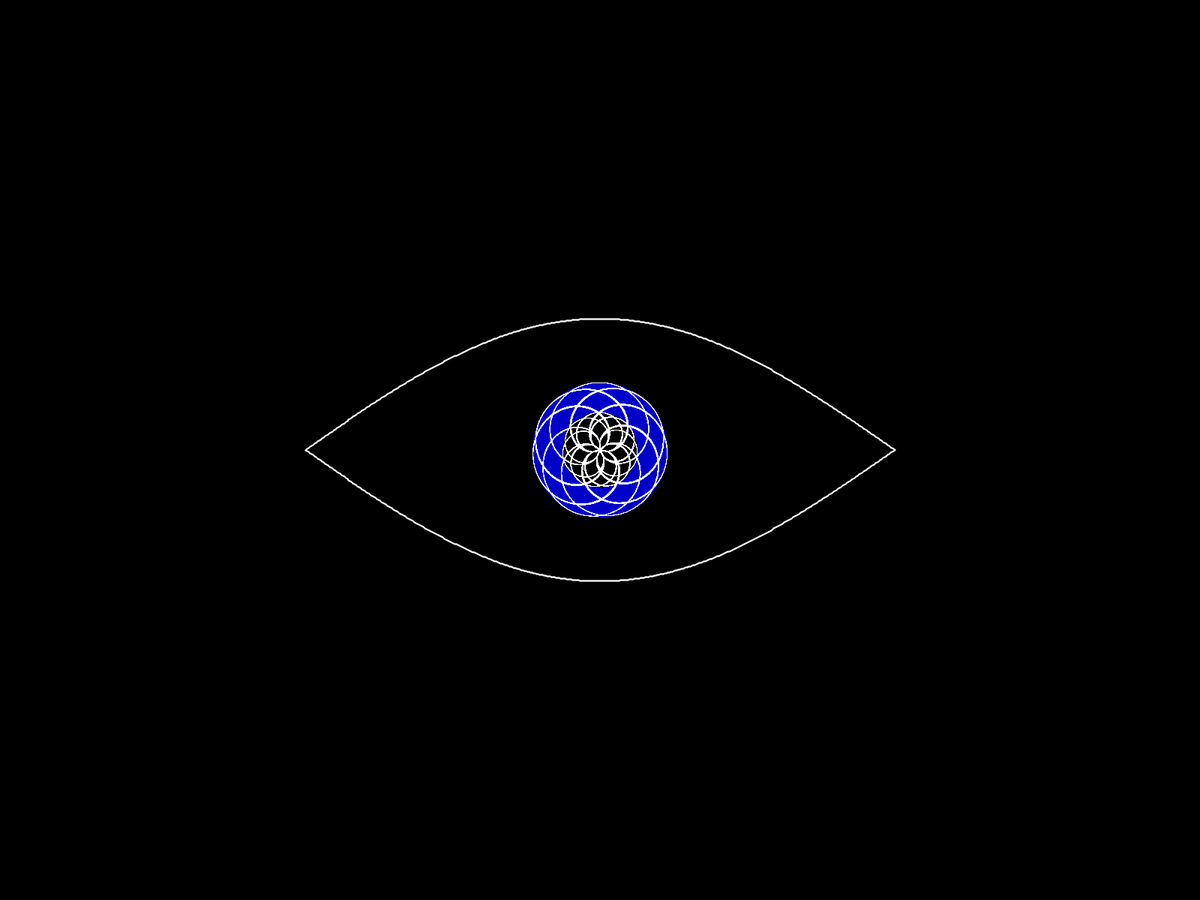
Frame 1 (no input)
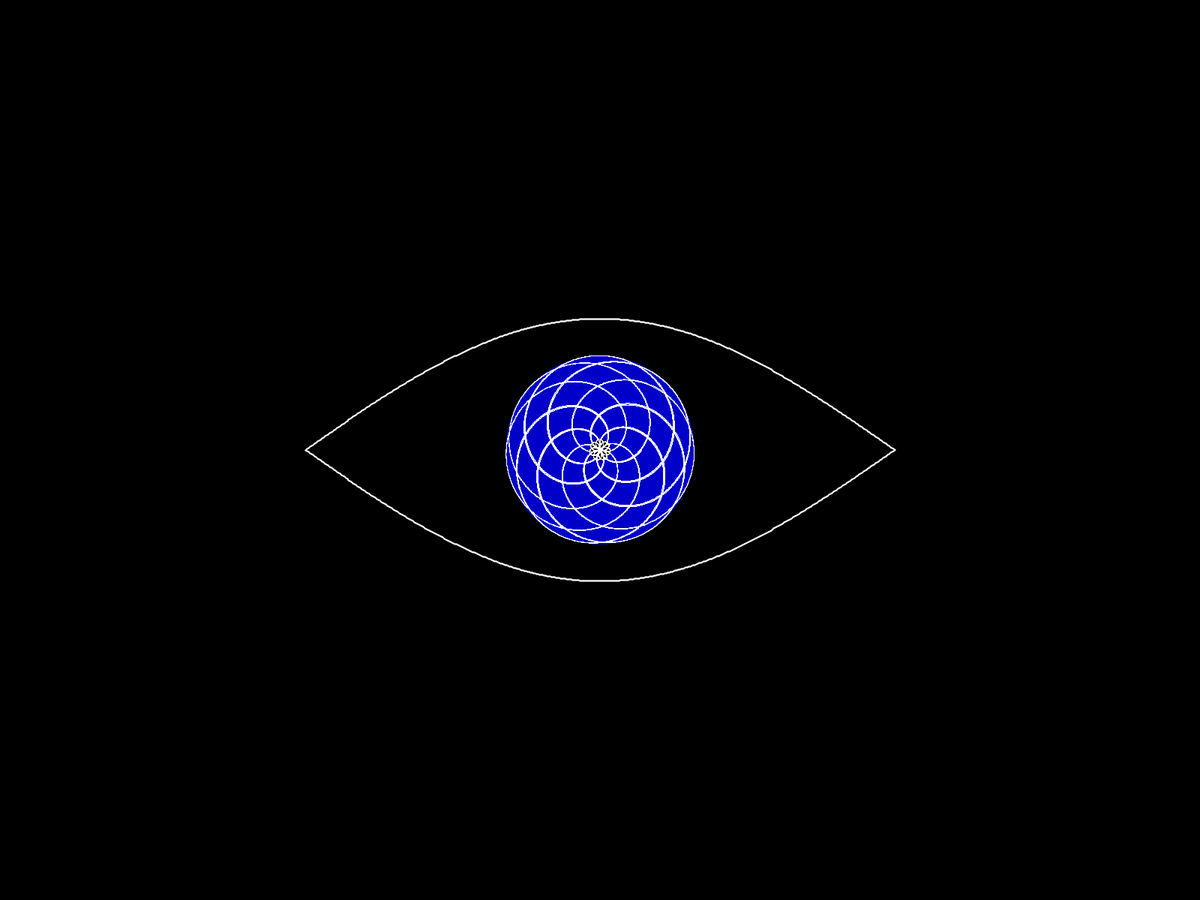
Frame 60 (the mouse pressed at the canvas centre just before this capture)
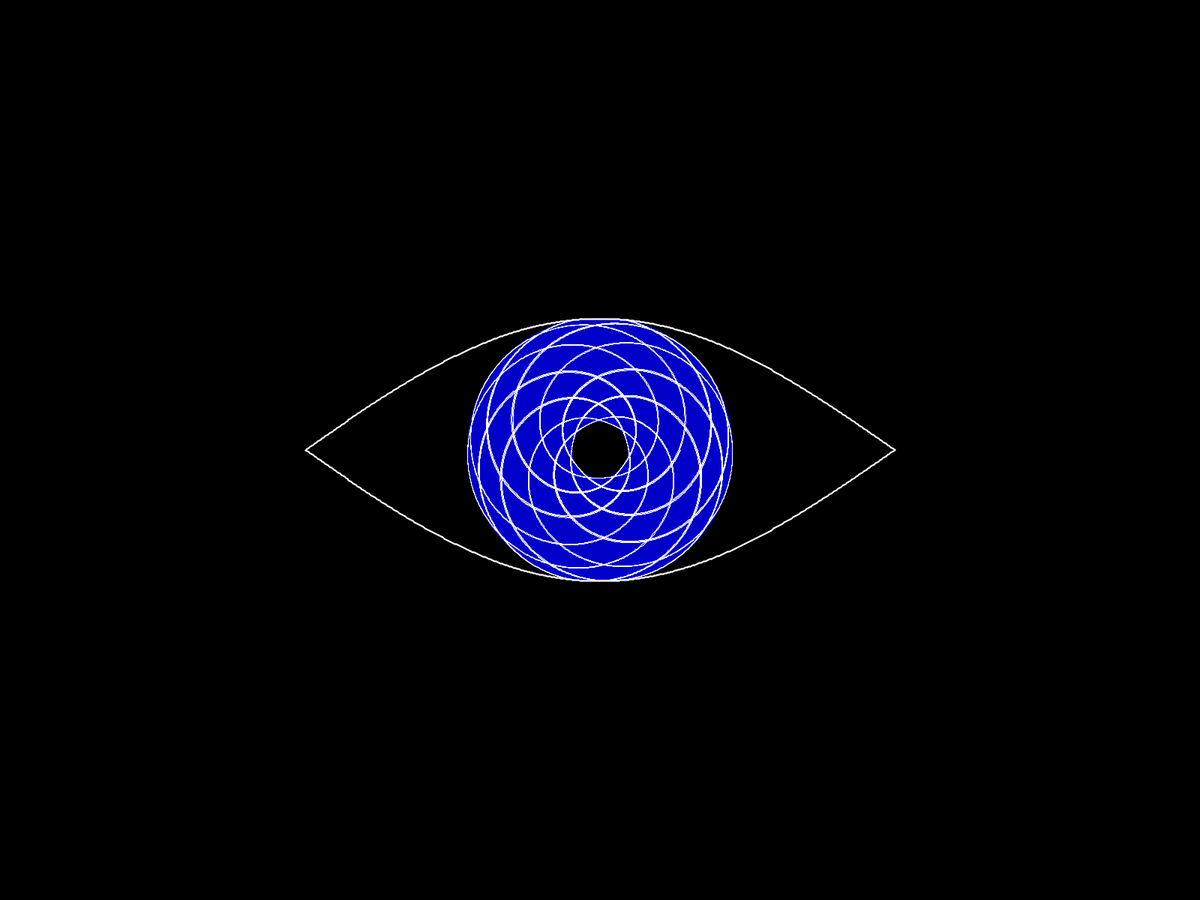
Frame 120 (the mouse held since frame 60 and released just before this capture)

The Processing sketch that drew these frames (run headless with seeded random() and noise(); from frame 60 on, the mouse is pressed at the canvas centre):

// Processing sketch: Eye
// ── Eye.pde
float m = 0.01;
float mr = 0.04;
float size = 180;
float ox,oy,oy1;
float px,py;
float phi = 0;
float globalSize = 250;
float pupilleNormalSize = 200;
float pupilleAmplitude = 70; 
float r = sin(phi*2/(PI))*pupilleAmplitude+pupilleNormalSize;
PShape eyeLidTop;
PShape eyeLidBottom;
float xPos, yPos;
float x,y;
float openValue;
float t = 0;
float tY = 0;

void setup() {
  fullScreen();
  //size(1920,1080);
  noCursor();
  eyeLidTop = createShape();
  eyeLidBottom = createShape();
  openValue = globalSize*0.7;
}

void draw() {
  t += 0.1;
  tY = sin(t);
  pupilleNormalSize = 200*tY;
  //openValue = globalSize*(tY+1)*0.5;
  background(0);
  noStroke();
  
  fill(0,0,255,200);
  if (pupilleNormalSize+pupilleNormalSize > pupilleNormalSize-pupilleNormalSize) {
    ellipse(width/2,height/2,2*(pupilleNormalSize+pupilleAmplitude),2*(pupilleNormalSize+pupilleAmplitude));
    fill(0);
    ellipse(width/2,height/2,2*(pupilleNormalSize-pupilleAmplitude),2*(pupilleNormalSize-pupilleAmplitude));
  } else {
    ellipse(width/2,height/2,2*(pupilleNormalSize-pupilleAmplitude),2*(pupilleNormalSize-pupilleAmplitude));
    fill(0);
    ellipse(width/2,height/2,2*(pupilleNormalSize+pupilleAmplitude),2*(pupilleNormalSize+pupilleAmplitude));
  }
  
  stroke(255);
  fill(255);
  strokeWeight(1);
  
  x = 0;
  phi = 0;
  r = sin(phi*2/(PI))*pupilleAmplitude+pupilleNormalSize;
  ox = rPhiToX(r,phi);
  oy = rPhiToY(r,phi);
  while (phi<size) {
    phi+=m;
    r = sin(phi*2/(PI))*pupilleAmplitude+pupilleNormalSize;
    x = rPhiToX(r,phi);
    y = rPhiToY(r,phi);
    line((float)x,(float)y,ox,oy);
    ox = (float)x; oy = (float)y;
  }
  
  //Eyelid top
  eyeLidTop.beginShape();
  eyeLidTop.fill(0);eyeLidTop.noStroke();
  eyeLidTop.vertex(width/2-globalSize*PI/2,height/2-globalSize*2);
  eyeLidTop.vertex(width/2+globalSize*PI/2,height/2-globalSize*2);
  x = 0;
  while(x<PI) {
    x+= globalSize/(PI*10000);
    xPos = width/2+globalSize*PI/2-x*globalSize;
    yPos = height/2-openValue*sin((float)x);
    eyeLidTop.vertex((float)xPos,(float)yPos);
    ox = (float)xPos; oy = (float)yPos;
  }
  
  //ellipse(width/2+globalSize*PI/2-PI*globalSize,height/2-globalSize*2,20,20);
  eyeLidTop.endShape(CLOSE);
  
  
  //Eyelid bottom
  eyeLidBottom.beginShape();
  eyeLidBottom.fill(0);eyeLidBottom.noStroke();
  eyeLidBottom.vertex(width/2-globalSize*PI/2,height/2+globalSize*2);
  eyeLidBottom.vertex(width/2+globalSize*PI/2,height/2+globalSize*2);
  x = 0;
  while(x<PI) {
    x+= globalSize/(PI*10000);
    xPos = width/2+globalSize*PI/2-x*globalSize;
    yPos = height/2+openValue*sin((float)x);
    eyeLidBottom.vertex((float)xPos,(float)yPos);
    ox = (float)xPos; oy = (float)yPos;
  }
  eyeLidBottom.endShape(CLOSE);
  
  
  
  shape(eyeLidTop,0,0);
  shape(eyeLidBottom,0,0);
  
  
  strokeWeight(2);
  //Eyelid line top
  x = 0;
  ox = width/2-globalSize*PI/2;
  oy = height/2-globalSize*sin((float)x/2);
  while(x<PI) {
    x+= globalSize/(PI*10000);
    xPos = width/2-globalSize*PI/2+x*globalSize;
    yPos = height/2-openValue*sin((float)x);
    line((float)xPos,(float)yPos,ox,oy);
    ox = (float)xPos; oy = (float)yPos;
  }
  
  //Eyelid line bottom
  x = 0;
  ox = width/2-globalSize*PI/2;
  oy = height/2-globalSize*sin((float)x);
  while(x<PI) {
    x+= globalSize/(PI*10000);
    xPos = width/2-globalSize*PI/2+x*globalSize;
    yPos = height/2+openValue*sin((float)x);
    line((float)xPos,(float)yPos,ox,oy);
    ox = (float)xPos; oy = (float)yPos;
  }
  
}

float rPhiToX(float r, float phi) {return (float)(width/2)-r*cos(phi);}
float rPhiToY(float r, float phi) {return (float)(height/2)-r*sin(phi);}
float rPhiToX2(float r, float phi) {return (float)(width/2)-r*cos(phi)*sin(phi);}
float rPhiToXY2(float r, float phi) {return (float)(height/2)-r*cos(phi)*sin(phi);}
float rPhiToY2(float r, float phi) {return (float)(height/2)-r*sin(phi)*sin(phi);}
float rPhiToY3(float r, float phi) {return (float)(height/2)+r*sin(phi)*sin(phi);}
